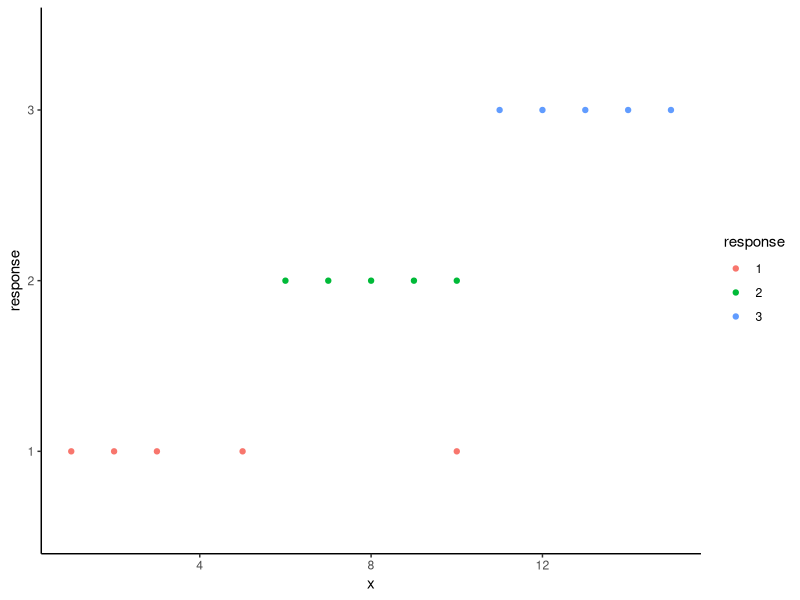
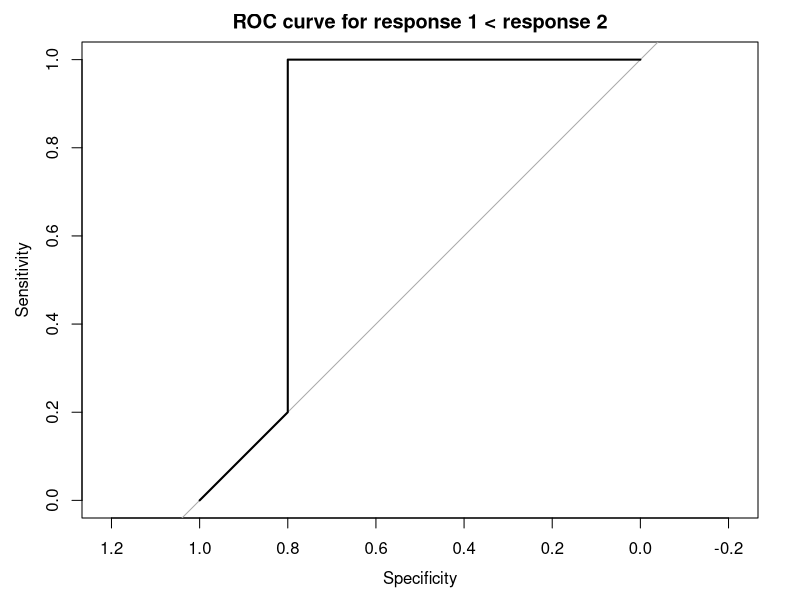

These figures' R source, in order:
library(pROC)
library(ggplot2)

# create data --
#    the response is what we want to predict (e.g., actual sentiment); in this
#       example there are 3 values (1,2, and 3)
#    x is the predictor (e.g., the sentiment score)

response <- kronecker(1:3, rep(1,5))
x <- 1:15
x[4] <- 10
d <- data.frame(x = x, response = factor(response))

# plot the data -- note that the lower the 'x' value,
#    the lower the response. The prediction is almost
#    perfect, except for x = 10, which has response = 1;
#    otherwise, response 1 has x values between 1 - 5,
#    response 2 has x values between 6 - 10, etc
ggplot(d, aes(x, response, color = response)) +
  geom_point() + theme_classic()

# get the multiclass AUC, which is the average of all pairwise AUCs – this is what you should use to compare sentiment analysis methods
# Note that perfect prediction is 1; in this case, multiclass AUC is 0.94
m <- multiclass.roc(response, x)
m

# we can look at individual rocs
m$rocs[[1]]
m$rocs[[2]]
m$rocs[[3]]

# we can plot individual rocs
plot(m$rocs[[1]], main = 'ROC curve for response 1 < response 2')
